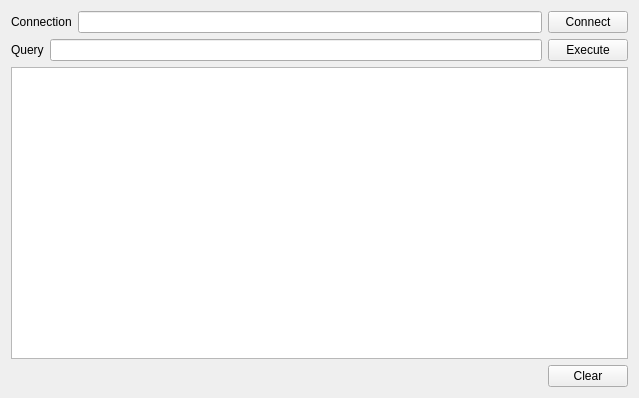
<?xml version="1.0" encoding="UTF-8"?>
<ui version="4.0">
 <class>MainWindow</class>
 <widget class="QMainWindow" name="MainWindow">
  <property name="geometry">
   <rect>
    <x>0</x>
    <y>0</y>
    <width>639</width>
    <height>398</height>
   </rect>
  </property>
  <property name="windowTitle">
   <string>Qt ODBC Test</string>
  </property>
  <widget class="QWidget" name="centralWidget">
   <layout class="QVBoxLayout" name="verticalLayout">
    <item>
     <layout class="QHBoxLayout" name="horizontalLayout">
      <item>
       <widget class="QLabel" name="label">
        <property name="text">
         <string>Connection</string>
        </property>
       </widget>
      </item>
      <item>
       <widget class="QLineEdit" name="lineEditDBName"/>
      </item>
      <item>
       <widget class="QPushButton" name="connectButton">
        <property name="text">
         <string>Connect</string>
        </property>
       </widget>
      </item>
     </layout>
    </item>
    <item>
     <layout class="QHBoxLayout" name="horizontalLayout_2">
      <item>
       <widget class="QLabel" name="label_2">
        <property name="text">
         <string>Query</string>
        </property>
       </widget>
      </item>
      <item>
       <widget class="QLineEdit" name="lineEditQuery"/>
      </item>
      <item>
       <widget class="QPushButton" name="executeButton">
        <property name="text">
         <string>Execute</string>
        </property>
       </widget>
      </item>
     </layout>
    </item>
    <item>
     <widget class="QListWidget" name="listWidget"/>
    </item>
    <item>
     <layout class="QHBoxLayout" name="horizontalLayout_3">
      <item>
       <spacer name="horizontalSpacer">
        <property name="orientation">
         <enum>Qt::Horizontal</enum>
        </property>
        <property name="sizeHint" stdset="0">
         <size>
          <width>40</width>
          <height>20</height>
         </size>
        </property>
       </spacer>
      </item>
      <item>
       <widget class="QPushButton" name="clearButton">
        <property name="text">
         <string>Clear</string>
        </property>
       </widget>
      </item>
     </layout>
    </item>
   </layout>
  </widget>
 </widget>
 <layoutdefault spacing="6" margin="11"/>
 <resources/>
 <connections/>
</ui>
